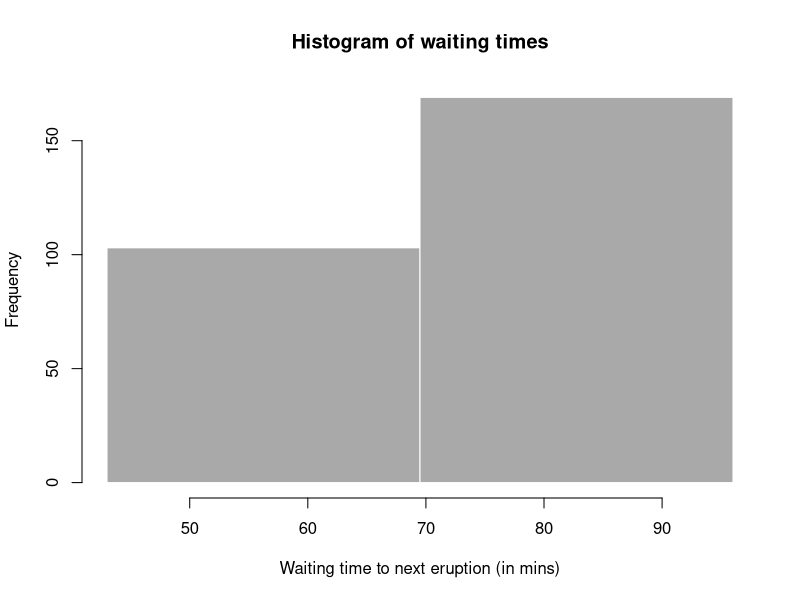

Reproduce this figure in R.
# generate bins based on input$bins from ui.R
x    <- faithful[, 2]
bins <- seq(min(x), max(x), length.out = 2 + 1)

# draw the histogram with the specified number of bins
hist(x, breaks = bins, col = 'darkgray', border = 'white',
     xlab = 'Waiting time to next eruption (in mins)',
     main = 'Histogram of waiting times')